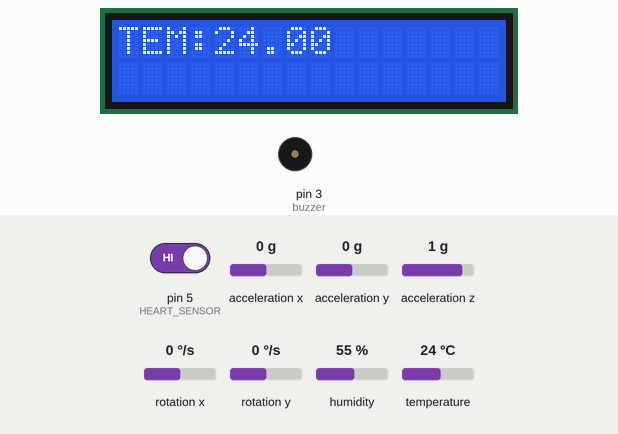
The sketch below on a simulated Arduino Uno, built with avr-gcc and run on an emulated ATmega328P. On the bench: 16×2 character LCD, buzzer (waves = sounding, pin HIGH). Wiring (inferred from the names in the program): MPU-6050 motion sensor at I2C address 0x68. Inputs (shaded band) come from the test bench; at power-on: acceleration y 0 g, acceleration z 1 g, pin 5 (HEART_SENSOR) HIGH, acceleration x 0 g, rotation x 0 °/s, rotation y 0 °/s, humidity 55 %, temperature 24 °C. What the sketch prints to the serial monitor is not drawn.

Above: at 2.2 s.
2.3 s: acceleration y set to 0.2 g
At 15.0 s:
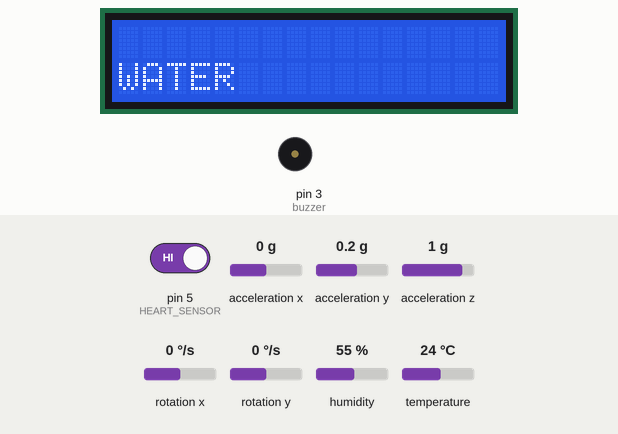
29.3 s: acceleration z set to -1.4 g
At 42.7 s:
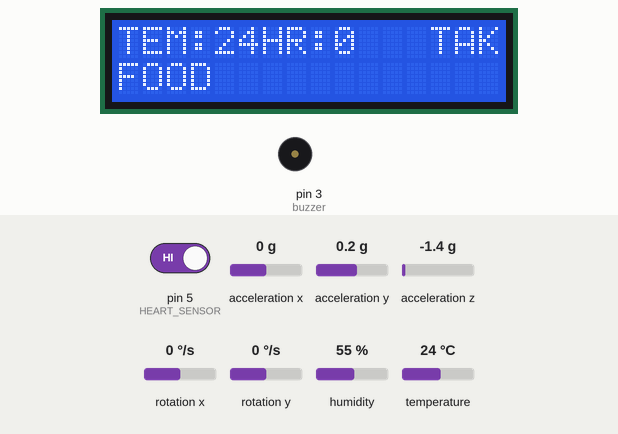
57.0 s: pin 5 (HEART_SENSOR) driven LOW
At 66.2 s:
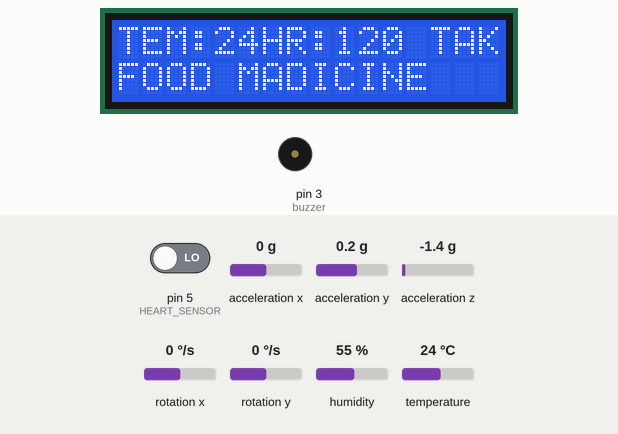
67.2 s: acceleration z set to -0.1 g
78.5 s: acceleration z set to 0.2 g
Timing chart, 0 to 81.5 s (numbered marks = the images above; inputs shaded):
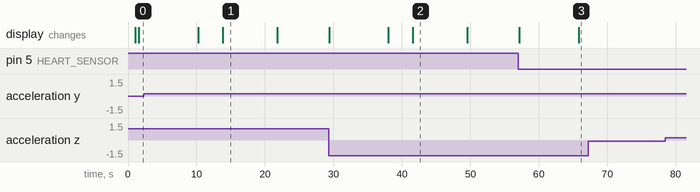

The sketch:

PATIENT_SUPPORT_SYSTEM.ino
```cpp
#include"lcd.h"
#include"DHT.h"
#include"heart.h"
#include "global.h"
#include "gyro.h"
#include "ss.h"
#include"iot.h"
#include"gsm.h"

//DHT dht;
void heart(void);
void gyro(void);
void setup()
{
  ss.begin(9600);
  Serial.begin(9600);
  lcd.begin(16, 2);
  pinMode(HEART_SENSOR, INPUT_PULLUP);
  pinMode(buzzer, OUTPUT);
  digitalWrite(buzzer, LOW);
  lcd.clear();
  lcd.setCursor(3, 0);
  lcd.print("PATIENT");
  lcd.setCursor(0, 1);
  lcd.print("SUPPORT SYSTEM");
  delay(1000);
  lcd.clear();
  dht.begin();
  Wire.begin();                      //SENSOR 1  (sensor that is placed on the shank)
  Wire.beginTransmission(MPU1);
  Wire.write(0x6B);
  Wire.write(0);
  Wire.endTransmission(true);

}
void loop() {
//  dht.dht_read(A0);
  t = dht.readTemperature();
//  t = (t * 1.8) + 32;
  //  Serial.println("temp:");
  //  Serial.print(t);
  delay(500);
  if (t < 89)
  {
    Serial.print(F("TEMP:"));
    Serial.println(t);
    Serial.println("Body Tem Normal");
    lcd.setCursor(0, 0);
    lcd.print("TEM:");
    lcd.print(t);
    digitalWrite(buzzer, LOW);
    iot_send("@" + String(t) + "#");
    gsm("8189988347", "Body Tem Normal");
  }
  else
  {
    Serial.println(F("T-HIGH:"));
    digitalWrite(buzzer, HIGH);
    gsm("8189988347", "BODY TEMPERATURE HIGH");
  }
  if (G_i < 199)
  {
    heart();
    Serial.print("HEART RATE:");
    Serial.println(G_i);
    Serial.println("heart beat normal");
    lcd.setCursor(6, 0);
    lcd.print("HR:");
    lcd.print(G_i);
    digitalWrite(buzzer, LOW);
    iot_send("$" + String(G_i) + "#");
  }
  else
  {
    Serial.println("Heart beat abnormal");
    digitalWrite(buzzer, HIGH);
    gsm("8189988347", "HEART BEAT HIGH");
  }
  delay(500);
  gyro();
  if (GYX > 40)
  {
    Serial.println("NEED FOOD");
    //    lcd.clear();
    lcd.setCursor(0, 11);
    lcd.print("FOOD");
    iot_send("*NEED FOOD#");
    gsm("8189988347", "NEED FOOD");
  }

else if (GYX < 40)
{
  Serial.println("NEED WATER5");
  lcd.clear();
  lcd.setCursor(0, 1);
  lcd.print("WATER");
  iot_send("*NEED WATER#");
  gsm("8189988347", "NEED WATER");
}
delay(1000);
if (GYX > 90)
{
  Serial.println("NEED MADICINE");
  //    lcd.clear();
  lcd.setCursor(5, 1);
  lcd.print("MADICINE");
  iot_send("*NEED MADICINE#");
  gsm("8189988347", "NEED MADICINE");
}
else if (GYX < 90)
{
  Serial.println("TAKE BATH");
  lcd.clear();
  lcd.setCursor(13, 0);
  lcd.print("TAKE BATH");
  iot_send("*TAKE BATH#");
  gsm("8189988347", "TAKE BATH/");
}
}
```

global.h
```cpp
#ifndef GLOBAL_H
#define GLOBAL_H
#include<MPU6050.h>
#include<Wire.h>


/*********************#DEFINE VARIABLES*************************/

#define DHTPIN A0
#define DHTTYPE DHT11
#define HEART_SENSOR 5
#define buzzer 3
DHT dht(DHTPIN, DHTTYPE);

void iot_send(String s);
float t;
int G_i = 0;


/****************************************************************/
/********************GLOBAL VARIABLES****************************/

/****************************************************************/

#endif
```

gsm.h
```cpp
#ifndef gsm_H
#define gsm_H


void gsm(String number, String data)
{

  Serial.println("AT");
  delay(1000);
  Serial.println("AT+CMGF=1");
  delay(1000);
  Serial.println("AT+CMGS=\"+91" + String(number) + "\"\r");
  delay(1000);
  Serial.println(data);
//  Serial.print("https://www.google.com/maps/");
  //Serial.print(lat3,5);
//  Serial.print("13.0461006");
//  Serial.print(",");
  //Serial.print(lon3,5);
//  Serial.print("80.2209664");

  delay(1000);
  Serial.write(char(26));
  ////  lcd.setCursor(9, 1);
  ////  lcd.print("   ");  delay(1000);
}

#endif
```

gyro.h
```cpp
#ifndef GYRO_H
#define GYRO_H
#include "global.h"

const int MPU1 = 0x68;           //address for SENSOR 1  (sensor that is placed on the shank)
float GX, GY, GZ;                //global variables for SENSOR 1 raw data  (sensor that is placed on the shank)

float GYX, GYY, GYZ;             //global variables for SENSOR 1  (sensor that is placed on the shank) after 360 degree conversion
float dummy1, dummy2;            //angle that is respective ground variables

int minVal = 265;                //control the sensor angular velocity
int maxVal = 402;

void gyro(void)
{
  Wire.beginTransmission(MPU1);
  Wire.write(0x3B);
  Wire.endTransmission(false);
  Wire.requestFrom(MPU1, 12, true);
  GX = Wire.read() << 8 | Wire.read();                //raw data reading for the angular velocity for SENSOR 1  (sensor that is placed on the shank)
  GY = Wire.read() << 8 | Wire.read();
  GZ = Wire.read() << 8 | Wire.read();

  int X1ANG = map(GX, minVal, maxVal, -90, 90);       // change the raw data into degrees for SENSOR 1  (sensor that is placed on the shank)
  int Y1ANG = map(GY, minVal, maxVal, -90, 90);
  int Z1ANG = map(GZ, minVal, maxVal, -90, 90);

  GYX = RAD_TO_DEG * (atan2(-Y1ANG, -Z1ANG) + PI);
  GYY = RAD_TO_DEG * (atan2(-X1ANG, -Z1ANG) + PI);
  GYZ = RAD_TO_DEG * (atan2(-Y1ANG, -X1ANG) + PI);

  /************************************************************/

  Serial.print("GYRO X = "); Serial.println(GYX); // 40 or 45
  //Serial.print("GYRO Y = "); Serial.println(GYY); //80
  //Serial.print("GYRO Z ="); Serial.println(GYZ);
}
#endif
```

heart.h
```cpp
#ifndef HEART_H
#define HEART_H
#include "global.h"


void heart(void)
{
  int j = 120;
  int i = 0;
  while (j > 0)
  {
    if (digitalRead(HEART_SENSOR) == LOW)
      i++;
    j--;
    delay(14);
  }
  G_i = i;


}

#endif
```

iot.h
```cpp
#ifndef IOT_H
#define IOT_H
#include "ss.h"
#include "global.h"


void iot_send(String s)

{
  for (int i = 0; i < s.length(); i++)
  {
    ss.write(s[i]);
  }
  delay(3000);
}


#endif
```

ss.h
```cpp
#ifndef SS_H
#define SS_H
#include<SoftwareSerial.h>
SoftwareSerial ss(A2, A3); //RX TX
#endif
```

lcd.h
```cpp
#ifndef LCD_H
#define LCD_H
#include<LiquidCrystal.h>
LiquidCrystal lcd(13, 12, 11, 10, 9, 8);
#endif
```

Measured:
- the behaviour switches between 0 and 0.1 g on acceleration y (found by bisection; images 0 and 1)
- after the input at 2.3 s, the display: first differs from a run without the input after 11.5 s (image 1)
- after the input at 29.3 s, the display: first differs from a run without the input after 12.3 s (image 2)
- after the input at 57.0 s, the display: first differs from a run without the input after 8.8 s (image 3)
- after the input at 67.2 s, every drawn part: stays the same
- what the display in image 1 shows lasts 8.0 s, from 13.8 s to 21.8 s
